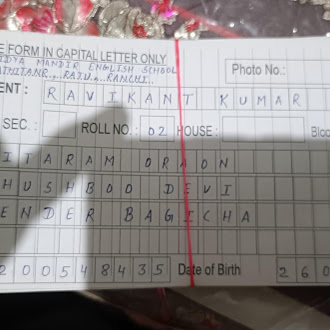
#> input picture test_images/form1.png, 330 x 330 px
$ python -i aligner.py   (imports and definitions only)
#> lines starting #> are read from the running program, lines starting #| are printed output that depends on the picture; after the words box and inside, x2 and y2 are one past the last pixel; in counts of white or black regions, pixels touching at a corner belong together
"""
OpenCV-based form alignment.

Detects the form boundary (largest rectangle) in a photographed image
and applies a perspective warp to produce a standardized, flat image.
"""

import logging
import cv2
import numpy as np
from src.config.template_config import STANDARD_WIDTH, STANDARD_HEIGHT

logger = logging.getLogger("FormToExcel")


def _read_image(image_path):
    """
    Read an image from disk, handling Unicode paths and special characters
    that cv2.imread cannot handle on Windows.
    new version
    """
    try:
        data = np.fromfile(image_path, dtype=np.uint8)
        image = cv2.imdecode(data, cv2.IMREAD_COLOR)
    except Exception:
        image = None

    if image is None:
        image = cv2.imread(image_path)

    return image


def order_points(pts):
    """Order 4 points as: top-left, top-right, bottom-right, bottom-left."""
    rect = np.zeros((4, 2), dtype="float32")
    s = pts.sum(axis=1)
    rect[0] = pts[np.argmin(s)]
    rect[2] = pts[np.argmax(s)]
    diff = np.diff(pts, axis=1)
    rect[1] = pts[np.argmin(diff)]
    rect[3] = pts[np.argmax(diff)]
    return rect


def find_form_contour(image):
    """
    Find the largest rectangular contour in the image (the form boundary).
    Returns the 4 corner points or None if not found.
    """
    gray = cv2.cvtColor(image, cv2.COLOR_BGR2GRAY)
    blurred = cv2.GaussianBlur(gray, (5, 5), 0)
    edged = cv2.Canny(blurred, 50, 200)

    kernel = cv2.getStructuringElement(cv2.MORPH_RECT, (3, 3))
    edged = cv2.dilate(edged, kernel, iterations=2)

    contours, _ = cv2.findContours(edged, cv2.RETR_EXTERNAL, cv2.CHAIN_APPROX_SIMPLE)
    contours = sorted(contours, key=cv2.contourArea, reverse=True)

    for contour in contours[:10]:
        peri = cv2.arcLength(contour, True)
        approx = cv2.approxPolyDP(contour, 0.02 * peri, True)
        if len(approx) == 4:
            return approx.reshape(4, 2)

    return None


def align_form(image, target_width=STANDARD_WIDTH, target_height=STANDARD_HEIGHT):
    """
    Detect the form in the image and warp it to a standard rectangle.

    Returns:
        aligned_image: The perspective-corrected image.
        success: Boolean indicating if alignment was successful.
    """
    if image is None or image.size == 0:
        raise ValueError("Image is empty or could not be decoded.")

    h, w = image.shape[:2]
    if h == 0 or w == 0:
        raise ValueError(f"Image has invalid dimensions: {w}x{h}")

    corners = find_form_contour(image)

    if corners is None:
        aspect = w / h
        if aspect > (target_width / target_height):
            new_w = target_width
            new_h = max(1, int(target_width / aspect))
        else:
            new_h = target_height
            new_w = max(1, int(target_height * aspect))
        resized = cv2.resize(image, (new_w, new_h))
        padded = np.zeros((target_height, target_width, 3), dtype=np.uint8) + 255
        y_off = (target_height - new_h) // 2
        x_off = (target_width - new_w) // 2
        padded[y_off:y_off + new_h, x_off:x_off + new_w] = resized
        return padded, False

    ordered = order_points(corners.astype("float32"))
    dst = np.array([
        [0, 0],
        [target_width - 1, 0],
        [target_width - 1, target_height - 1],
        [0, target_height - 1]
    ], dtype="float32")

    matrix = cv2.getPerspectiveTransform(ordered, dst)
    warped = cv2.warpPerspective(image, matrix, (target_width, target_height))
    return warped, True


def load_and_align(image_path, target_width=STANDARD_WIDTH, target_height=STANDARD_HEIGHT):
    """Load an image from disk and align it."""
    logger.info("Loading image: %s", image_path)
    image = _read_image(image_path)
    if image is None:
        logger.error("Failed to read image: %s", image_path)
        raise ValueError(
            f"Could not read image: {image_path}\n"
            f"Make sure the file is a valid image (JPG, PNG, BMP, TIFF)."
        )
    logger.info("Raw image shape: %s", image.shape)
    aligned, success = align_form(image, target_width, target_height)
    logger.info("Aligned image shape: %s, form detected: %s", aligned.shape, success)
    return aligned, success

>>> import cv2
>>> picture = cv2.imread('../../test_images/form1.png')
#> picture is the input picture: shape (330, 330, 3); mean B, G, R 139.2, 139.9, 145.4
>>> result = align_form(picture)
#> in find_form_contour, `gray = cv2.cvtColor(image, cv2.COLOR_BGR2GRAY)`:
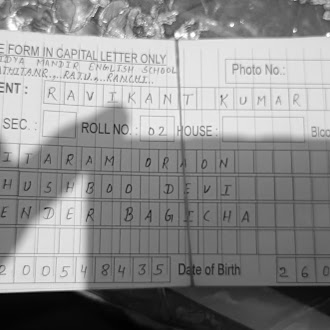
#> gray: shape (330, 330); min 0, max 255, mean 141.5
#> in find_form_contour, `blurred = cv2.GaussianBlur(gray, (5, 5), 0)`:
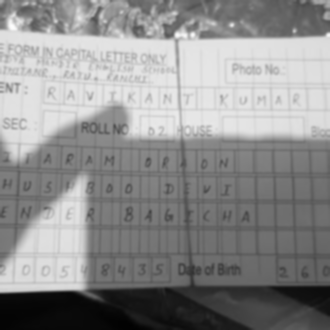
#> blurred: shape (330, 330); min 1, max 252, mean 141.5
#> in find_form_contour, `edged = cv2.Canny(blurred, 50, 200)`:
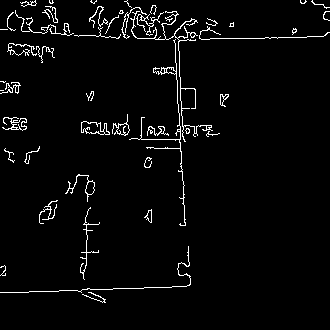
#> edged: shape (330, 330); 3.3% white in thin lines or dots
#> in find_form_contour, `edged = cv2.dilate(edged, kernel, iterations=2)`:
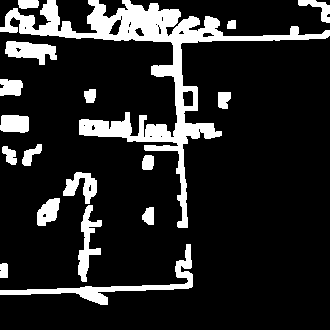
#> edged: shape (330, 330); 15.1% white; 18 white regions
#> in find_form_contour, `contours, _ = cv2.findContours(edged, cv2.RETR_EXTERNAL, cv2.CHAIN_APP..`: contours = 18 contours; largest, box (x1, y1, x2, y2) and area: (0, 0, 330, 228) 9238, (0, 244, 193, 305) 1352, (5, 41, 57, 65) 698, (78, 205, 102, 282) 647, (63, 172, 97, 204) 500
#> the loop in find_form_contour, `for contour in contours[:10]:` made 10 passes
#> peri on passes 1 to 10: 2086.3, 557.2, 152.9, 241.7, 155.8, 84.73, 87.46, 80.97, 107.5, 71.8
#> in align_form, `padded[y_off:y_off + new_h, x_off:x_off + new_w] = resized`:
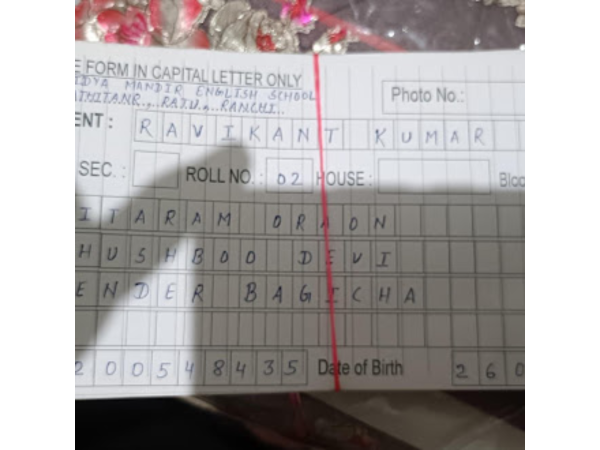
#> padded: shape (900, 1200, 3) (shown at 1/2 size); mean B, G, R 168.1, 168.6, 172.7
